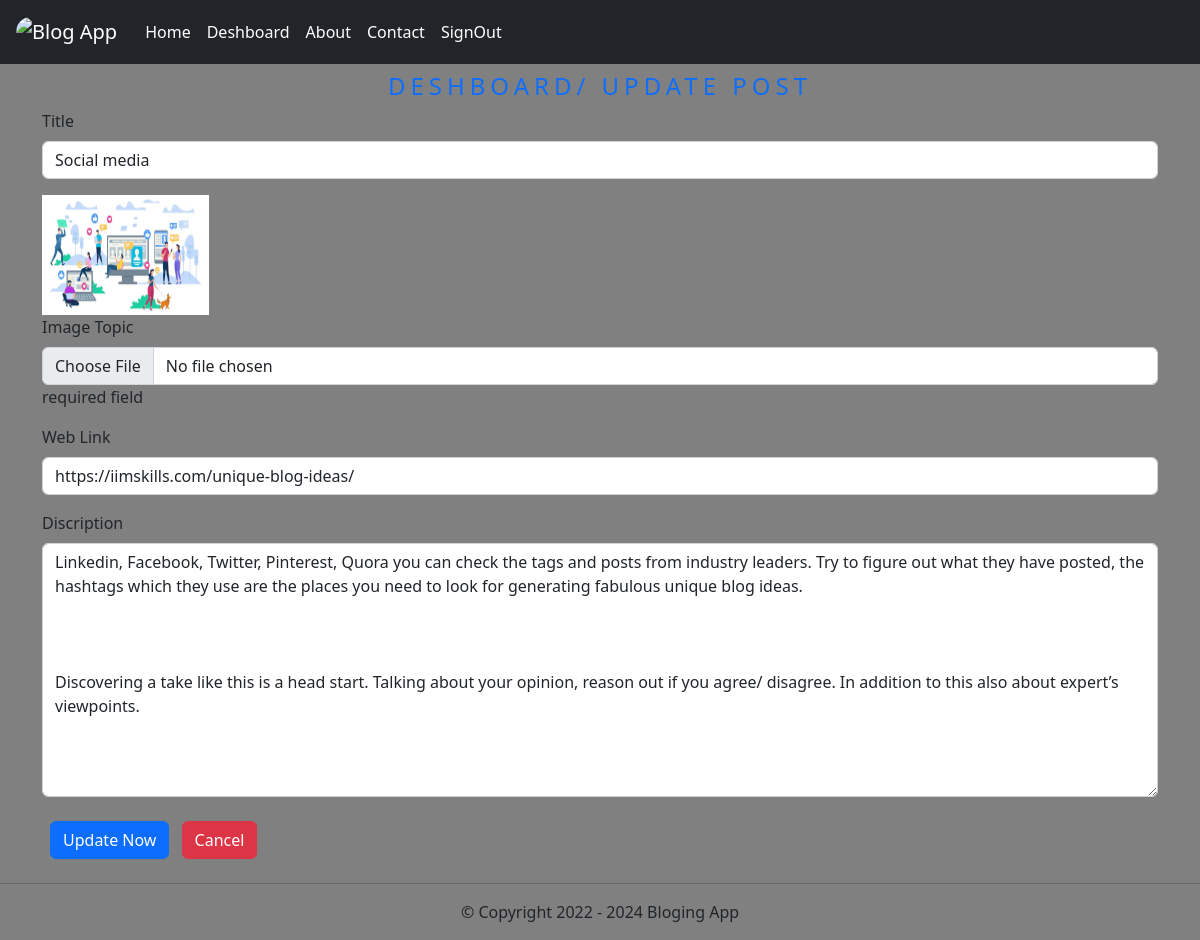
The app's page /deshboad/update-blog/1/edit (signed in) with its own data.
### dashboard/models.py (models this page shows)
class Posts(models.Model):
    title=models.CharField(max_length=150)
    discription=models.TextField()
    web_site=models.CharField(max_length=250,blank=True)
    date_time=models.DateTimeField(auto_now=True)
    modification=models.DateTimeField(auto_now=True)
    image = models.ImageField(upload_to='media/pictures',blank=True)
    author = models.ForeignKey(
                        settings.AUTH_USER_MODEL,
                        on_delete=models.CASCADE,
                        related_name = 'Posts',
                        )

### dashboard/views.py (the view, shortened to what this page needs)
# urls.py: path('update-blog/<int:id>/edit', update, name='update'),
def update(request, id):
    if request.user.is_authenticated:
        HF = Posts.objects.get(id=id)
        context = {
            'HF': HF,
        }
        return render(request, "desh/update.html", context)
    else:
        return redirect("login")

### dashboard/templates/desh/update.html (shortened to what this page needs)
{% extends "core/base.html" %} {% block content %} {% load static %}
<link rel="stylesheet" href="{% static 'css/update.css' %}">
<div class="section-title">
    <h4 class="text-primary  text-uppercase text-center m-2" style="letter-spacing: 5px;">Deshboard/ Update Post</h4>
</div>
<div class="container">
    <form method="POST" enctype="multipart/form-data">
        <div class="mb-3">
            <label for="exampleFormControlInput1" class="form-label">Title</label>
            <input type="text" class="form-control" name="title" id="title" value="{{ HF.title }}">
        </div>
        <div class="mb-3">
            {% if HF.image %}
            <img id="control-image" src="/media/{{HF.image}}"> {% endif %}
            <br>
            <label for="exampleFormControlInput1" class="form-label">Image Topic</label>
            <input type="file" name="image_topic" class="form-control" id="image" value="{{ HF.image }}">
            <p>required field</p>
        </div>
        <div class="mb-3">
            <label for="exampleFormControlInput1" class="form-label">Web Link</label>
            <input type="text" name="weblink" class="form-control" id="weblink" value="{{ HF.web_site }}">
        </div>
        <div class="mb-3">
            <label for="exampleFormControlTextarea1" class="form-label">Discription</label>
            <textarea name="discription" class="form-control" id="exampleFormControlTextarea1" rows="10">{{ HF.discription }}</textarea>
        </div>
        <input type="submit" class="btn btn-primary m-2" value="Update Now">
        <a href="{% url 'deshboad' %}" class="btn btn-danger">Cancel</a>
    </form>
</div>
</body>
</html>
{% endblock %}

### dashboard/static/css/update.css (style rules this page uses)
#control-image { width: 15%; height: 15vh; }

### dashboard/templates/desh/update.html (style rules this page uses)
body { background-color: gray; font-size: medium; }

### records on screen
Posts: title "Social media", image (picture), weblink "https://iimskills.com/unique-blog-ideas/", discription "Linkedin, Facebook, Twitter, Pinterest, Quora you can check the tags and posts from industry leaders. Try to figure out what they have posted, the hashtags which they use are the places you need to look for generating fabulous unique blog ideas. Discovering a take like this is a head start. Talking about your opinion, reason out if you agree/ disagree. In addition to this also about expert’s viewpoints."
